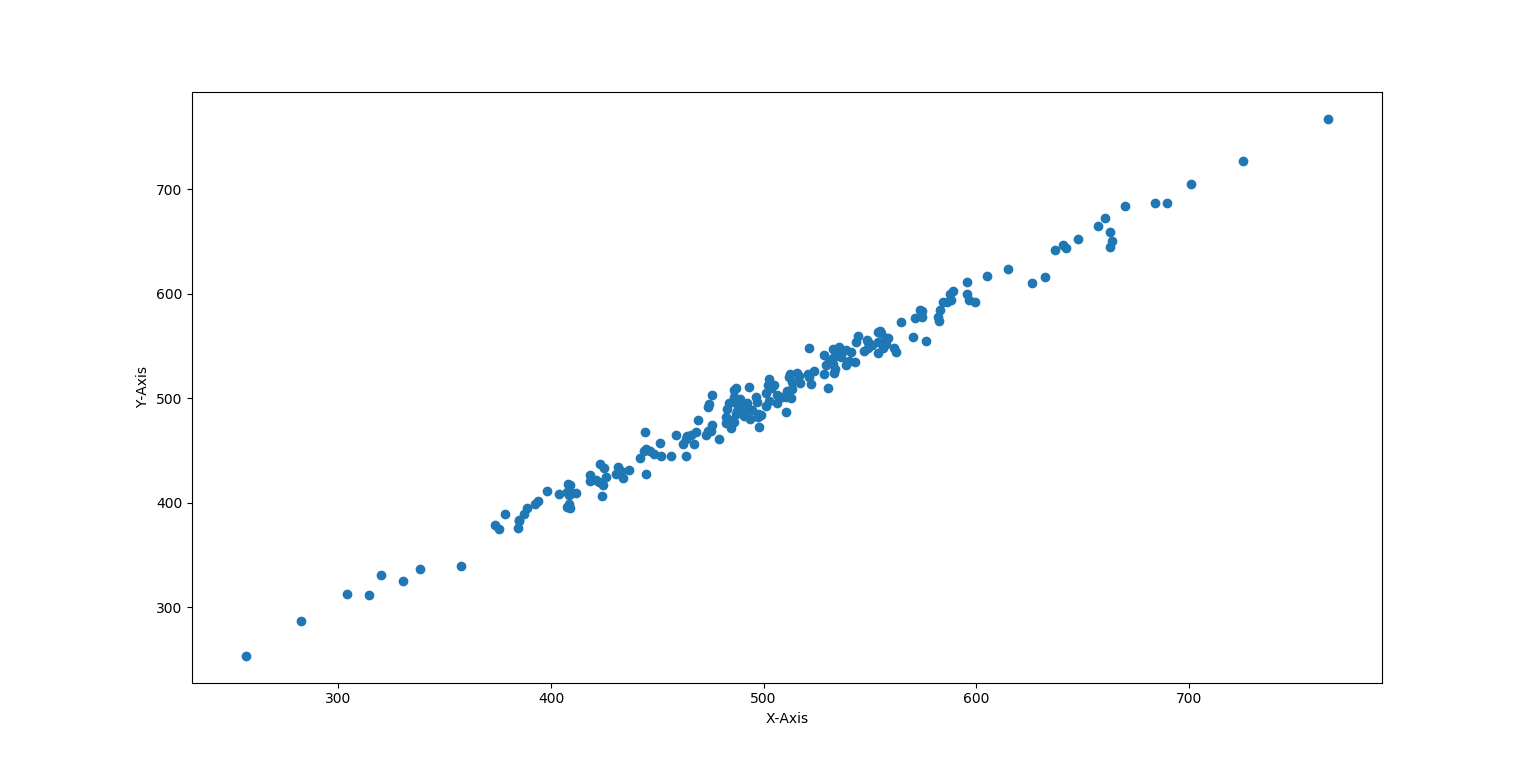

The Python source for this figure:
import numpy as np
import pandas as pd
import matplotlib.pyplot as plt

import seaborn as sns
from sklearn.model_selection import train_test_split
from sklearn.linear_model import LinearRegression
from sklearn.metrics import confusion_matrix
from sklearn.metrics import accuracy_score

file1=pd.read_csv("C:/Users/Devis Patel/AppData/Local/Programs/Python/Python37/Programs/Assignment Programs/Day 6/Data Set/FyntraCustomerData.csv")

file11=pd.DataFrame(file1)

x=file11.iloc[:,3:7]
y=file11['Yearly_Amount_Spent']


#......................................   CORRELATION ......................................................................................................................

'''
corr= file1.corr()

sns. heatmap(corr,square=True,cmap="YlGnBu")
plt.xticks(rotation=90)
plt.yticks(rotation=0)
plt.show()

'''

#.............................................   TRAIN AND TEST DATA ..................................................................................................

x_train, x_test, y_train, y_test = train_test_split(x,y,test_size=0.33,random_state=8)

#print("\n \n The training data values of X and Y are   :         ",x_train,"  ,  ",y_train)

lm=LinearRegression()

model=lm.fit(x_train,y_train)

#.............................................   PREDICTION OF DATA AND INAL OUTPUT    ...................................................................


pred_y = lm.predict(x_test)

file11=pd.DataFrame(pred_y,y_test)

print(file11)

#print(metrics.accuracy_score(pred_y,y_test))

plt.scatter(y_test,pred_y)
plt.xlabel("X-Axis")
plt.ylabel("Y-Axis")

plt.show()
